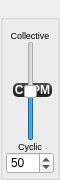
            <widget class="QGroupBox" name="ccpmPitchMixingBox">
             <property name="enabled">
              <bool>true</bool>
             </property>
             <property name="sizePolicy">
              <sizepolicy hsizetype="Fixed" vsizetype="Expanding">
               <horstretch>0</horstretch>
               <verstretch>0</verstretch>
              </sizepolicy>
             </property>
             <property name="minimumSize">
              <size>
               <width>60</width>
               <height>100</height>
              </size>
             </property>
             <property name="maximumSize">
              <size>
               <width>50</width>
               <height>600</height>
              </size>
             </property>
             <property name="font">
              <font>
               <pointsize>9</pointsize>
               <weight>75</weight>
               <bold>true</bold>
              </font>
             </property>
             <property name="styleSheet">
              <string notr="true">QGroupBox::title {
   background-color: qlineargradient(spread:reflect, x1:0.507, y1:0, x2:0.507, y2:0.772, stop:0.208955 rgba(74, 74, 74, 255), stop:0.78607 rgba(36, 36, 36, 255));
color: rgb(255, 255, 255);
border-radius: 5;
margin:1px;
 }</string>
             </property>
             <property name="title">
              <string>CCPM</string>
             </property>
             <property name="alignment">
              <set>Qt::AlignCenter</set>
             </property>
             <layout class="QVBoxLayout" name="verticalLayout_4">
              <property name="spacing">
               <number>0</number>
              </property>
              <property name="leftMargin">
               <number>3</number>
              </property>
              <property name="topMargin">
               <number>3</number>
              </property>
              <property name="rightMargin">
               <number>3</number>
              </property>
              <property name="bottomMargin">
               <number>3</number>
              </property>
              <item>
               <spacer name="verticalSpacer_11">
                <property name="orientation">
                 <enum>Qt::Vertical</enum>
                </property>
                <property name="sizeType">
                 <enum>QSizePolicy::Minimum</enum>
                </property>
                <property name="sizeHint" stdset="0">
                 <size>
                  <width>20</width>
                  <height>7</height>
                 </size>
                </property>
               </spacer>
              </item>
              <item>
               <widget class="QLabel" name="label_15">
                <property name="enabled">
                 <bool>true</bool>
                </property>
                <property name="font">
                 <font>
                  <pointsize>7</pointsize>
                 </font>
                </property>
                <property name="text">
                 <string>Collective</string>
                </property>
                <property name="scaledContents">
                 <bool>true</bool>
                </property>
                <property name="alignment">
                 <set>Qt::AlignCenter</set>
                </property>
               </widget>
              </item>
              <item>
               <layout class="QHBoxLayout" name="horizontalLayout">
                <item>
                 <spacer name="horizontalSpacer_3">
                  <property name="orientation">
                   <enum>Qt::Horizontal</enum>
                  </property>
                  <property name="sizeHint" stdset="0">
                   <size>
                    <width>5</width>
                    <height>25</height>
                   </size>
                  </property>
                 </spacer>
                </item>
                <item>
                 <widget class="QSlider" name="ccpmCollectiveSlider">
                  <property name="enabled">
                   <bool>true</bool>
                  </property>
                  <property name="sizePolicy">
                   <sizepolicy hsizetype="Fixed" vsizetype="Expanding">
                    <horstretch>0</horstretch>
                    <verstretch>0</verstretch>
                   </sizepolicy>
                  </property>
                  <property name="minimumSize">
                   <size>
                    <width>0</width>
                    <height>100</height>
                   </size>
                  </property>
                  <property name="maximum">
                   <number>100</number>
                  </property>
                  <property name="singleStep">
                   <number>5</number>
                  </property>
                  <property name="value">
                   <number>50</number>
                  </property>
                  <property name="orientation">
                   <enum>Qt::Vertical</enum>
                  </property>
                 </widget>
                </item>
                <item>
                 <spacer name="horizontalSpacer_2">
                  <property name="orientation">
                   <enum>Qt::Horizontal</enum>
                  </property>
                  <property name="sizeHint" stdset="0">
                   <size>
                    <width>5</width>
                    <height>25</height>
                   </size>
                  </property>
                 </spacer>
                </item>
               </layout>
              </item>
              <item>
               <widget class="QLabel" name="label_16">
                <property name="enabled">
                 <bool>true</bool>
                </property>
                <property name="font">
                 <font>
                  <pointsize>7</pointsize>
                 </font>
                </property>
                <property name="text">
                 <string>Cyclic</string>
                </property>
                <property name="alignment">
                 <set>Qt::AlignCenter</set>
                </property>
               </widget>
              </item>
              <item>
               <widget class="QSpinBox" name="ccpmCollectivespinBox">
                <property name="maximum">
                 <number>100</number>
                </property>
                <property name="singleStep">
                 <number>5</number>
                </property>
                <property name="value">
                 <number>50</number>
                </property>
               </widget>
              </item>
             </layout>
            </widget>
